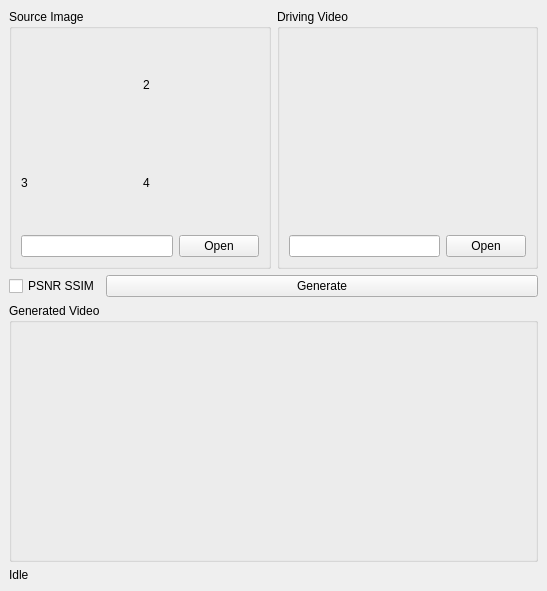
<?xml version="1.0" encoding="UTF-8"?>
<ui version="4.0">
 <class>MainWindow</class>
 <widget class="QMainWindow" name="MainWindow">
  <property name="geometry">
   <rect>
    <x>0</x>
    <y>0</y>
    <width>547</width>
    <height>591</height>
   </rect>
  </property>
  <property name="font">
   <font>
    <family>Microsoft YaHei UI</family>
   </font>
  </property>
  <property name="windowTitle">
   <string>Artificial Face Generation Model Demo</string>
  </property>
  <widget class="QWidget" name="centralWidget">
   <layout class="QVBoxLayout" name="verticalLayout" stretch="2,0,2,0">
    <item>
     <layout class="QHBoxLayout" name="horizontalLayout">
      <item>
       <widget class="QGroupBox" name="groupBox_2">
        <property name="title">
         <string>Source Image</string>
        </property>
        <layout class="QVBoxLayout" name="verticalLayout_2" stretch="2,2,1">
         <item>
          <layout class="QHBoxLayout" name="horizontalLayout_6">
           <item>
            <widget class="QLabel" name="source_image_label">
             <property name="frameShape">
              <enum>QFrame::Box</enum>
             </property>
             <property name="frameShadow">
              <enum>QFrame::Raised</enum>
             </property>
             <property name="lineWidth">
              <number>0</number>
             </property>
             <property name="text">
              <string/>
             </property>
            </widget>
           </item>
           <item>
            <widget class="QLabel" name="source_image_label_2">
             <property name="frameShape">
              <enum>QFrame::Box</enum>
             </property>
             <property name="frameShadow">
              <enum>QFrame::Raised</enum>
             </property>
             <property name="lineWidth">
              <number>0</number>
             </property>
             <property name="text">
              <string>2</string>
             </property>
            </widget>
           </item>
          </layout>
         </item>
         <item>
          <layout class="QHBoxLayout" name="horizontalLayout_7">
           <item>
            <widget class="QLabel" name="source_image_label_3">
             <property name="frameShape">
              <enum>QFrame::Box</enum>
             </property>
             <property name="frameShadow">
              <enum>QFrame::Raised</enum>
             </property>
             <property name="lineWidth">
              <number>0</number>
             </property>
             <property name="text">
              <string>3</string>
             </property>
            </widget>
           </item>
           <item>
            <widget class="QLabel" name="source_image_label_4">
             <property name="frameShape">
              <enum>QFrame::Box</enum>
             </property>
             <property name="frameShadow">
              <enum>QFrame::Raised</enum>
             </property>
             <property name="lineWidth">
              <number>0</number>
             </property>
             <property name="text">
              <string>4</string>
             </property>
            </widget>
           </item>
          </layout>
         </item>
         <item>
          <layout class="QHBoxLayout" name="horizontalLayout_2" stretch="4,1">
           <item>
            <widget class="QLineEdit" name="image_lineEdit"/>
           </item>
           <item>
            <widget class="QPushButton" name="image_open_pushButton">
             <property name="text">
              <string>Open</string>
             </property>
            </widget>
           </item>
          </layout>
         </item>
        </layout>
       </widget>
      </item>
      <item>
       <widget class="QGroupBox" name="groupBox_3">
        <property name="title">
         <string>Driving Video</string>
        </property>
        <layout class="QVBoxLayout" name="verticalLayout_3" stretch="4,1">
         <item>
          <widget class="QLabel" name="driving_video_label">
           <property name="text">
            <string/>
           </property>
          </widget>
         </item>
         <item>
          <layout class="QHBoxLayout" name="horizontalLayout_3" stretch="4,1">
           <item>
            <widget class="QLineEdit" name="dv_lineEdit"/>
           </item>
           <item>
            <widget class="QPushButton" name="gv_open_pushButton">
             <property name="text">
              <string>Open</string>
             </property>
            </widget>
           </item>
          </layout>
         </item>
        </layout>
       </widget>
      </item>
     </layout>
    </item>
    <item>
     <layout class="QHBoxLayout" name="horizontalLayout_5" stretch="0,3">
      <item>
       <widget class="QCheckBox" name="verify_checkBox">
        <property name="text">
         <string>PSNR SSIM</string>
        </property>
       </widget>
      </item>
      <item>
       <widget class="QPushButton" name="generate_pushButton">
        <property name="text">
         <string>Generate</string>
        </property>
       </widget>
      </item>
     </layout>
    </item>
    <item>
     <widget class="QGroupBox" name="groupBox">
      <property name="title">
       <string>Generated Video</string>
      </property>
      <layout class="QHBoxLayout" name="horizontalLayout_4">
       <item>
        <widget class="QLabel" name="generated_video_label">
         <property name="text">
          <string/>
         </property>
        </widget>
       </item>
      </layout>
     </widget>
    </item>
    <item>
     <widget class="QLabel" name="fps_label">
      <property name="text">
       <string>Idle</string>
      </property>
     </widget>
    </item>
   </layout>
  </widget>
 </widget>
 <resources/>
 <connections/>
</ui>
